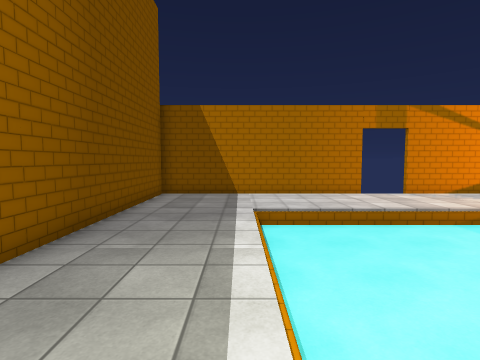
[1] (above)

16 first-person views from a walk through a Unity game level. The camera is 1.5 m above the floor, tilts 4° down and sees 80° across. The floor is counted in squares, 1 m on a side. Each view is taken from the middle of a square. On the plan, view 1 faces up. The plan holds only what a view shows up to about 14 squares ahead; the rest is blank. The place goes on beyond the plan. Some surface patterns are stand-ins.

[2]
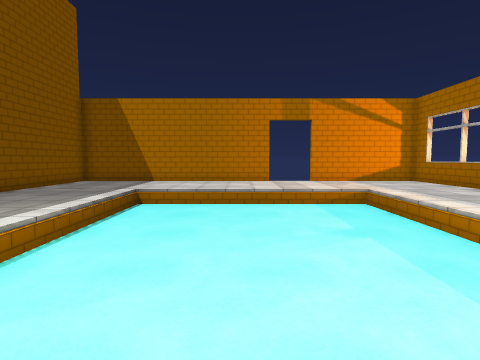

[3]
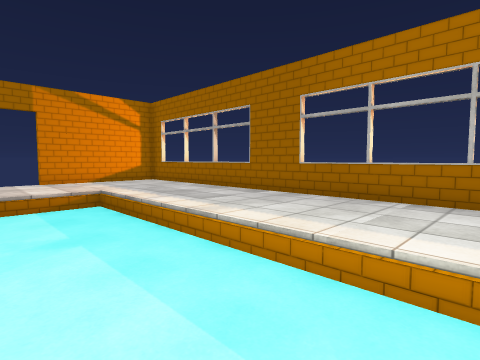

[4]
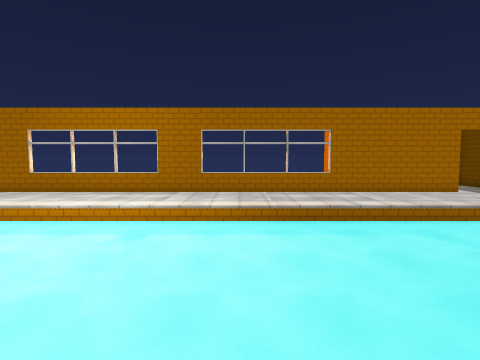

[5]
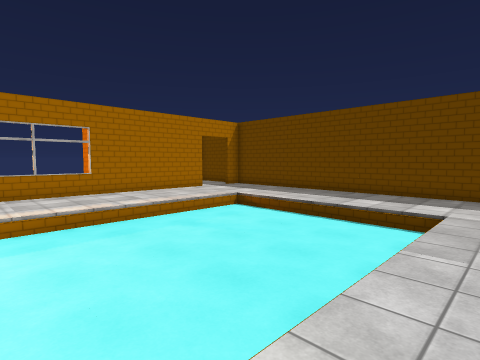

[6]
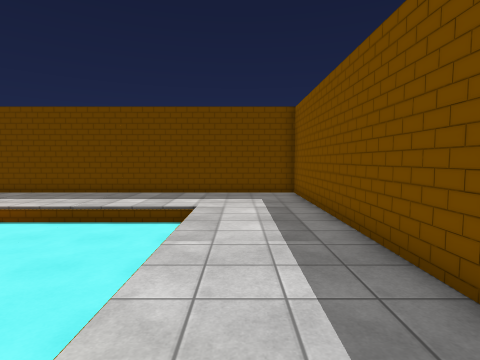

[7]
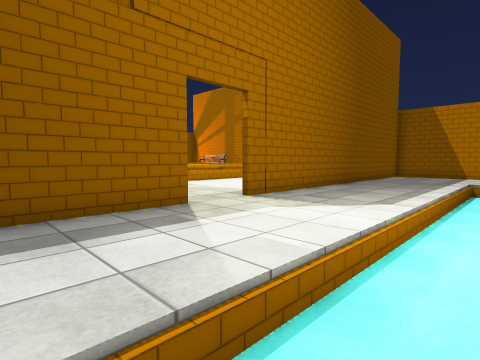

[8]
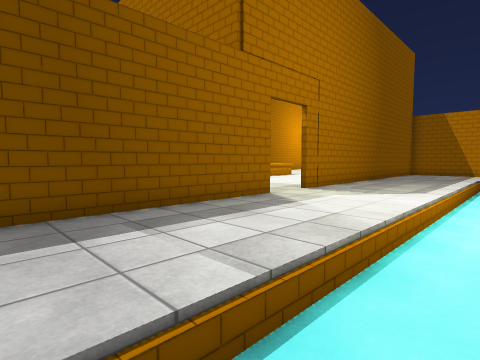

[9]
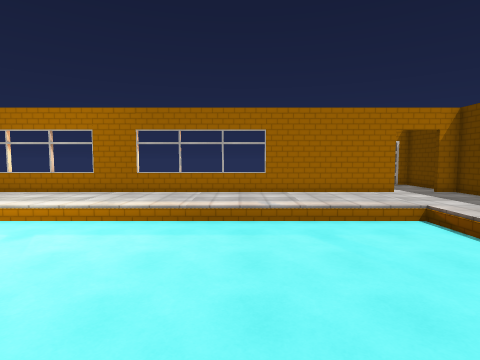

[10]
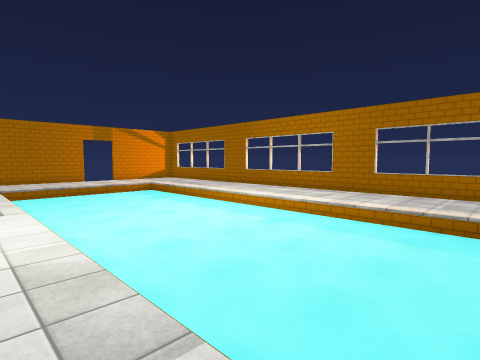

[11]
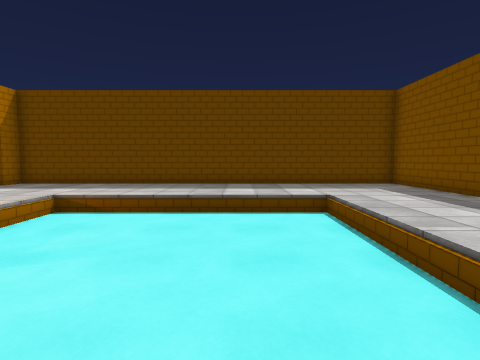

[12]
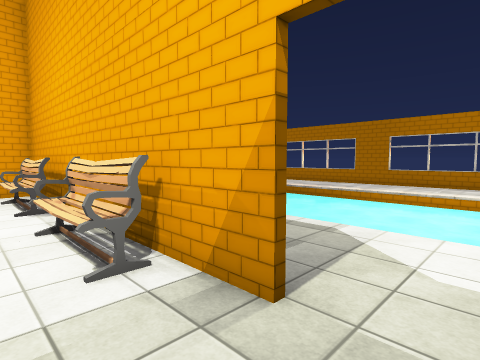

[13]
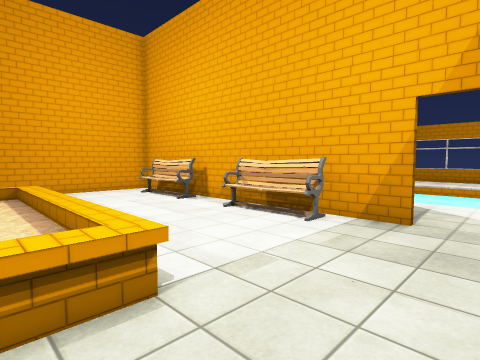

[14]
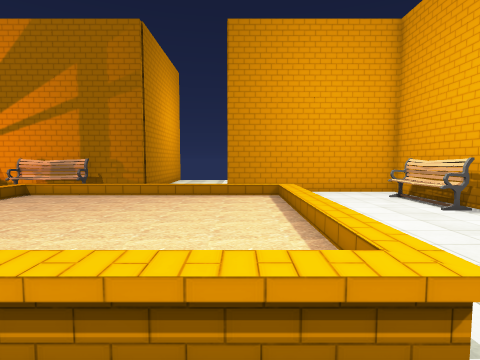

[15]
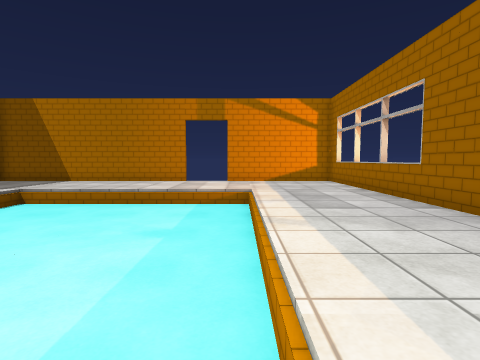

[16]
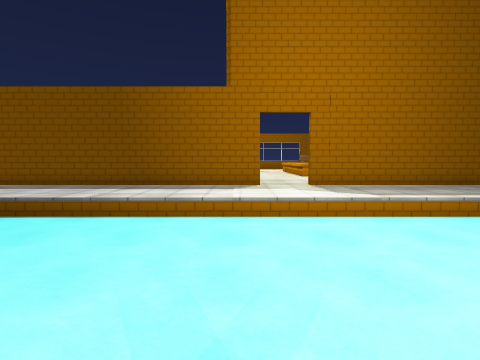

### Floor plan
Key: @ floor where view 1 was taken; # wall or solid block; . main floor; - floor 0.5 m lower than the main floor; / step, stairs or slope; = window, fence, low wall or low ledge; ^ raised ledge; B bench.
Columns run from 18 left of view 1 to 13 right of it. Each row starts with its distance up from view 1.
 13 ###    #################  #####
 12 B          ...#...............##
 11 B          ...#...............=#
 10            ..BB...............=#
  9           ...BB...............=#
  8           ...BB....--------...=#
  7  ^^^^^^^^.....#....--------...=#
  6  ^^^^^^^^.....#....--------...#
  5   ^^^^^^^....B#....--------...#
  4    ^^^^^^....BB....--------...##
  3    ^^^^^^....BB....--------...=#
  2     ^^^^^....BB....--------...=#
  1      ^^^^.....#....--------...=#
  0        .......#...@--------...=#
 -1        ............--------...=#
 -2        . ..........--------...#
 -3               #....--------...#
 -4               #....--------...##
 -5               #....--------...=#
 -6               #....--------...=#
 -7               #....--------...=#
 -8               #....--------...=#
 -9               #....--------...=#
-10               #....--------...##
-11               #....--------...#
-12               #....--------...#
-13               #....--------...#
-14               #....--------...#
-15               #....////////...#
-16               #...............#
-17               #.................
-18               #.................
-19               ##################

Positions as (right, up) in squares from view 1, and headings:
1: (0, 0), facing up
2: (4, -1), facing up
3: (5, -1), facing up-right
4: (-1, -6), facing right
5: (-1, -6), facing down-right
6: (-1, -6), facing down
7: (2, -6), facing up-left
8: (2, -9), facing up-left
9: (-1, -9), facing right
10: (-1, -9), facing up-right
11: (3, -7), facing down
12: (-6, -2), facing up-right
13: (-11, -2), facing up-right
14: (-11, -1), facing up
15: (8, -1), facing up
16: (8, -3), facing left
